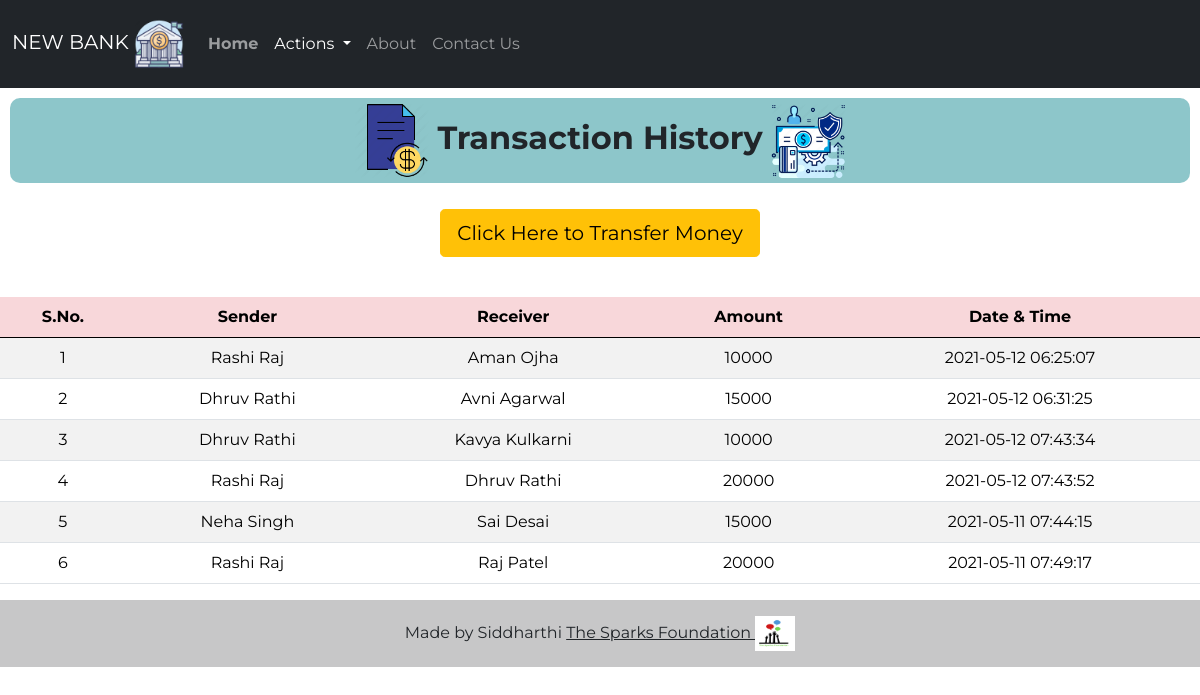
/PHP/history.php, run on the app's committed database.
### tables this page shows
CREATE TABLE TRans (
  sno int(3) NOT NULL,
  sender text NOT NULL,
  receiver text NOT NULL,
  balance int(8) NOT NULL,
  datetime datetime NOT NULL DEFAULT current_timestamp()
);

### PHP/history.php (the view, shortened to what this page needs)
<!doctype html>
<html lang="en">
<head>
    <link href="https://cdn.jsdelivr.net/npm/bootstrap@5.0.0-beta1/dist/css/bootstrap.min.css" rel="stylesheet"
>
    <link rel="stylesheet" href="css/style3.css">
</head>
<body>
    <nav class="navbar py-2 navbar-expand-lg navbar-dark bg-dark">
        <div class="container-fluid">
        <a class="navbar-brand" href="#">NEW BANK <img src="logos/logo.webp" alt="Bank" width="50" height="50"></a>
            <div class="collapse navbar-collapse" id="navbarSupportedContent">
                <ul class="navbar-nav me-auto mb-8 mb-lg-0">
                    <li class="nav-item py-3">
                        <a class="nav-link" aria-current="page" href="index.php"><strong>Home</strong></a>
                    </li>
                    <li class="nav-item dropdown py-3">
                        <a class="nav-link dropdown-toggle active" href="#" id="navbarDropdown" role="button"
                            data-bs-toggle="dropdown" aria-expanded="false">
                            Actions
                        </a>
                    </li>
                    <li class="nav-item py-3">
                        <a class="nav-link" href="https://www.thesparksfoundationsingapore.org/ "target="_blank">About</a>
                    </li>
                    <li class="nav-item py-3">
                        <a class="nav-link" href="contact.php">Contact Us</a>
                    </li>
                </ul>
            </div>
        </div>
    </nav>
<class class="welcome">
        <h2>
            <img src="logos/t1.png" alt="Bank" width="75" height="75" style="font-weight: bold;"> <strong>Transaction History</strong> <img
                src="logos/t2.webp" alt="Bank" width="75" height="75">
        </h2>
    </class>
<div class="d-grip gap-2 col-6 mx-auto text-center p-3 mb-2">
    <a href="money.php"><button type="button" class="btn btn-warning btn-lg mb-3">Click Here to Transfer Money</button></a>
</div>
       <div class="table-responsive-sm">
    <table class="table table-hover table-striped">
        <thead style="color : black;" class="table-danger">
            <tr>
                <th class="text-center">S.No.</th>
                <th class="text-center">Sender</th>
                <th class="text-center">Receiver</th>
                <th class="text-center">Amount</th>
                <th class="text-center">Date & Time</th>
            </tr>
        </thead>
        <tbody>
        <?php
include 'connect.php';
$sql ="SELECT * FROM TRans";
$query =mysqli_query($conn, $sql);
while($rows = mysqli_fetch_assoc($query))
{
?>
<tr style="color : black;">
            <td class="text-center py-2"><?php echo $rows['sno']; ?></td>
            <td class="text-center py-2"><?php echo $rows['sender']; ?></td>
            <td class="text-center py-2"><?php echo $rows['receiver']; ?></td>
            <td class="text-center py-2"><?php echo $rows['balance']; ?> </td>
            <td class="text-center py-2"><?php echo $rows['datetime']; ?> </td>
        <?php
}
        ?>
        </tbody>
    </table>
    </div>
    <div class="foot">
        <footer class="bg-light text-center text-lg-start">
            <div class="text-center p-3" style="background-color: rgba(0, 0, 0, 0.2)">
                Made by Siddharthi
                <a class="text-dark" href="https://www.thesparksfoundationsingapore.org/" target="_blank"> The Sparks
                    Foundation <img src="logos/tsf.png" alt="" width="40" height="35"></a>
            </div>
        </footer>
    </div>
</body>
</html>

### PHP/CSS/style3.css (style rules this page uses)
* { font-family: 'Montserrat', sans-serif; }
.welcome h2 { margin: 10px; padding: 5px; text-align: center; background-color:rgba(141, 198, 202, 0.993) ; border-radius: 10px; }

### data on the page
trans: sno "1", sender "Rashi Raj", receiver "Aman Ojha", balance "10000", datetime "2021-05-12 06:25:07"
trans: sno "2", sender "Dhruv Rathi", receiver "Avni Agarwal", balance "15000", datetime "2021-05-12 06:31:25"
trans: sno "3", sender "Dhruv Rathi", receiver "Kavya Kulkarni", balance "10000", datetime "2021-05-12 07:43:34"
trans: sno "4", sender "Rashi Raj", receiver "Dhruv Rathi", balance "20000", datetime "2021-05-12 07:43:52"
trans: sno "5", sender "Neha Singh", receiver "Sai Desai", balance "15000", datetime "2021-05-11 07:44:15"
trans: sno "6", sender "Rashi Raj", receiver "Raj Patel", balance "20000", datetime "2021-05-11 07:49:17"
